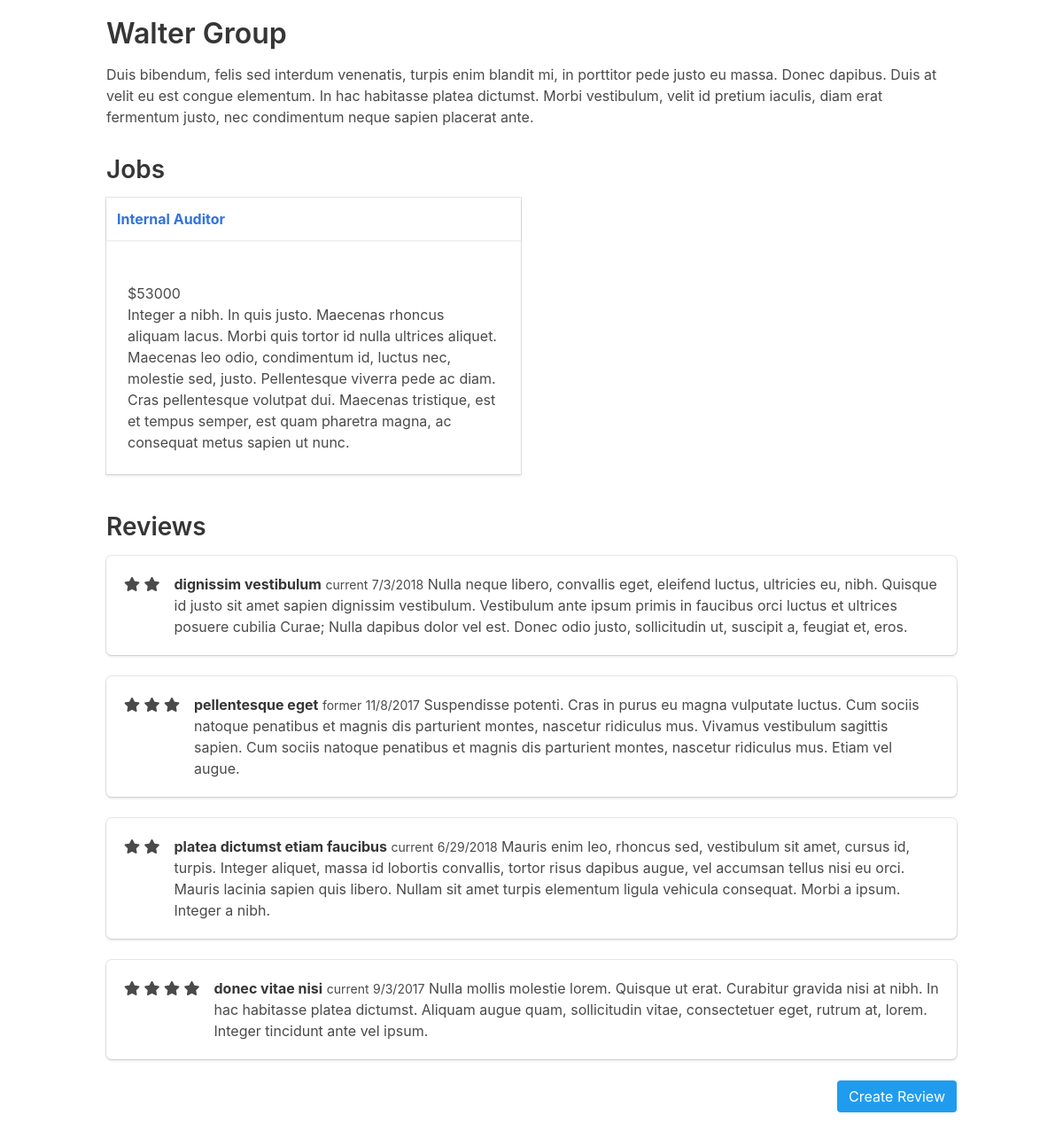
Page /employer/21 on the committed database.
### tables this page shows
CREATE TABLE "employer" (
"id" INTEGER PRIMARY KEY AUTOINCREMENT,
"name" VARCHAR,
"description" TEXT,
"address" VARCHAR,
"city" VARCHAR,
"state" VARCHAR,
"zip" VARCHAR
);

CREATE TABLE "job" (
"id" INTEGER PRIMARY KEY AUTOINCREMENT,
"title" VARCHAR,
"description" TEXT,
"salary" VARCHAR,
"employer_id" INTEGER
);

CREATE TABLE "review" (
"id" INTEGER PRIMARY KEY AUTOINCREMENT,
"review" TEXT,
"rating" INTEGER,
"title" VARCHAR,
"date" DATETIME,
"status" VARCHAR,
"employer_id" INTEGER
);

### jobs/app.py (the view)
@app.route('/employer/<employer_id>')
def employer(employer_id):
    employer = execute_sql('SELECT * FROM employer WHERE id = ?', [employer_id], single=True)
    jobs = execute_sql('SELECT job.id, job.title, job.description, job.salary FROM job JOIN employer ON employer.id = '
                       'job.employer_id WHERE employer.id = ?', [employer_id])
    reviews = execute_sql('SELECT review, rating, title, date, status FROM review JOIN employer ON employer.id = '
                          'review.employer_id WHERE employer.id = ?', [employer_id])
    return render_template('employer.html', employer=employer, jobs=jobs, reviews=reviews)

### jobs/app.py (called while the page is built)
def open_connection():
    connection = getattr(g, '_connection', None)
    if connection is None:
        connection = g._connection = sqlite3.connect(PATH)
    connection.row_factory = sqlite3.Row
    return connection

def execute_sql(sql, values=(), commit=False, single=False):
    connection = open_connection()
    cursor = connection.execute(sql, values)
    if commit is True:
        results = connection.commit()
    else:
        results = cursor.fetchone() if single else cursor.fetchall()
    cursor.close()
    return results

@app.teardown_appcontext
def close_connection(exception):
    connection = getattr(g, '_connection', None)
    if connection is not None:
        connection.close()

### jobs/templates/employer.html
{% extends "layout.html" %}
{% block content %}
  <div>
      <h1>{{ employer['name'] }}</h1>
      <div class="description">
          <p>{{ employer['description'] }}</p>
      </div>
  </div>
  <h2>Jobs</h2>
  {{ show_jobs(jobs) }}
  <h2>Reviews</h2>
    {% for review in reviews %}
    <div class="box">
      <article class="media">
        <div class="media-left">
          {% for _ in range(0, review['rating']) %}
            <span class="fa fa-star checked"></span>
          {% endfor %}
        </div>
        <div class="media-content">
          <div class="content">
            <p>
              <strong>{{ review['title'] }}</strong>
              <small>{{ review['status'] }}</small>
              <small>{{ review['date'] }}</small>
              {{ review['review'] }}
            </p>
          </div>
        </div>
      </article>
    </div>
    {% endfor %}
  <div class="columns">
    <div class="column">
      <a href="{{ url_for('review', employer_id=employer['id']) }}"
         class="button is-info is-pulled-right">Create Review</a>
    </div>
  </div>
{% endblock %}

### jobs/templates/_macros.html
{% macro show_job(job) %}
<div class="card adjust-height">
  <header class="card-header">
    <p class="card-header-title">
        <a href="{{ url_for('job', job_id=job['id']) }}">{{ job['title'] }}</a>
    </p>
  </header>
  <div class="card-content">
    <div class="content">
        <p>
            <a href="{{ url_for('employer', employer_id=job['employer_id']) }}">{{ job['employer_name'] }}</a><br>
            ${{ job['salary'] }}<br>
            {{ job['description'] }}
        </p>
    </div>
  </div>
</div>
{% endmacro %}
{% macro show_jobs(jobs) %}
<div class="columns is-multiline">
    {% for job in jobs %}
        <div class="column is-half">
            {{ show_job(job) }}
        </div>
    {% endfor %}
</div>
{% endmacro %}

### jobs/static/css/app.css (style rules this page uses)
.adjust-height { height: 100%; }

### rows in the picture
employer: name "Walter Group", description "Duis bibendum, felis sed interdum venenatis, turpis enim blandit mi, in porttitor pede justo eu massa. Donec dapibus. Duis at velit eu est congue elementum. In hac habitasse platea dictumst. Morbi vestibulum, velit id pretium iaculis, diam erat fermentum justo, nec condimentum neque sapien placerat ante."
job: title "Internal Auditor", salary "53000", description "Integer a nibh. In quis justo. Maecenas rhoncus aliquam lacus. Morbi quis tortor id nulla ultrices aliquet. Maecenas leo odio, condimentum id, luctus nec, molestie sed, justo. Pellentesque viverra pede ac diam. Cras pellentesque volutpat dui. Maecenas tristique, est et tempus semper, est quam pharetra magna, ac consequat metus sapien ut nunc."
review: rating 2 (drawn), title "dignissim vestibulum", status "current", date "7/3/2018", review "Nulla neque libero, convallis eget, eleifend luctus, ultricies eu, nibh. Quisque id justo sit amet sapien dignissim vestibulum. Vestibulum ante ipsum primis in faucibus orci luctus et ultrices posuere cubilia Curae; Nulla dapibus dolor vel est. Donec odio justo, sollicitudin ut, suscipit a, feugiat et, eros."
review: rating 3 (drawn), title "pellentesque eget", status "former", date "11/8/2017", review "Suspendisse potenti. Cras in purus eu magna vulputate luctus. Cum sociis natoque penatibus et magnis dis parturient montes, nascetur ridiculus mus. Vivamus vestibulum sagittis sapien. Cum sociis natoque penatibus et magnis dis parturient montes, nascetur ridiculus mus. Etiam vel augue."
review: rating 2 (drawn), title "platea dictumst etiam faucibus", status "current", date "6/29/2018", review "Mauris enim leo, rhoncus sed, vestibulum sit amet, cursus id, turpis. Integer aliquet, massa id lobortis convallis, tortor risus dapibus augue, vel accumsan tellus nisi eu orci. Mauris lacinia sapien quis libero. Nullam sit amet turpis elementum ligula vehicula consequat. Morbi a ipsum. Integer a nibh."
review: rating 4 (drawn), title "donec vitae nisi", status "current", date "9/3/2017", review "Nulla mollis molestie lorem. Quisque ut erat. Curabitur gravida nisi at nibh. In hac habitasse platea dictumst. Aliquam augue quam, sollicitudin vitae, consectetuer eget, rutrum at, lorem. Integer tincidunt ante vel ipsum."
